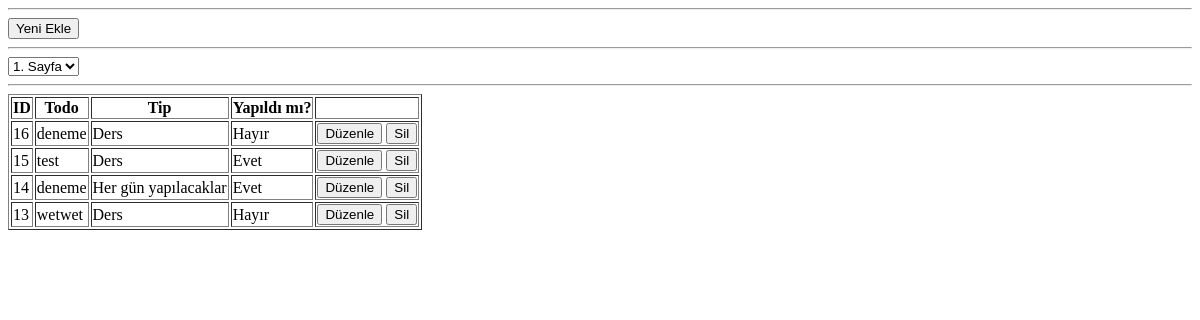
The page / on the database its author committed.
### tables this page shows
CREATE TABLE `todos` (
  `id` int(11) NOT NULL,
  `todo` varchar(500) NOT NULL,
  `type` int(11) DEFAULT NULL,
  `done` int(11) NOT NULL DEFAULT '0'
);

### helpers.php (called while the page is built, shortened)
<?php
function todoTypes($typeId = null) {
    $types = [
        1 => 'Ders',
        2 => 'Her gün yapılacaklar',
        3 => 'Sorumluluklarım'
    ];
    return $types[$typeId] ?? $types;
}

### static/todo-item.php (the view)
<tr id="todo_<?=$todo['id']?>">
    <td><?=$todo['id']?></td>
    <td><?=$todo['todo']?></td>
    <td><?=todoTypes($todo['type'])?></td>
    <td><?=$todo['done'] == 1 ? 'Evet' : 'Hayır' ?></td>
    <td>
        <button data-id="<?=$todo['id']?>" class="todo-edit">Düzenle</button>
        <button data-id="<?=$todo['id']?>" class="todo-delete">Sil</button>
    </td>
</tr>

### index.php (shortened to what this page needs)
<?php
require __DIR__ . '/connection.php';
require __DIR__ . '/helpers.php';
$total = $db->query('SELECT count(id) as total FROM todos')->fetch(PDO::FETCH_ASSOC);
$todos = $db->query('SELECT * FROM todos ORDER BY id DESC LIMIT 0, 4')->fetchAll(PDO::FETCH_ASSOC);
$pagination = ceil($total['total'] / 4);
?>
<!DOCTYPE html>
<html lang="en">
<head>
</head>
<body>
<hr>
<button class="new-todo">Yeni Ekle</button>
<hr>
<select name="pagination" class="change-pagination">
    <?php for ($i = 1; $i <= $pagination; $i++): ?>
        <option value="<?=$i?>"><?=$i?>. Sayfa</option>
    <?php endfor; ?>
</select>
<hr>
<table id="todo-table" border="1">
    <thead>
        <tr>
            <th>ID</th>
            <th>Todo</th>
            <th>Tip</th>
            <th>Yapıldı mı?</th>
            <th>&nbsp;</th>
        </tr>
    </thead>
    <tbody>
    <?php foreach ($todos as $todo): ?>
        <?php require __DIR__ . '/static/todo-item.php' ?>
    <?php endforeach; ?>
    </tbody>
</table>
</body>
</html>

### rows shown on the page
todos: id "16", todo "deneme", type "Ders", done "Hayır"
todos: id "15", todo "test", type "Ders", done "Evet"
todos: id "14", todo "deneme", type "Her gün yapılacaklar", done "Evet"
todos: id "13", todo "wetwet", type "Ders", done "Hayır"

### other values the page prints
form field pagination "1. Sayfa"
